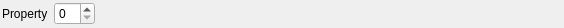
<?xml version="1.0" encoding="UTF-8"?>
<ui version="4.0">
 <class>ConstrainedIntWidget</class>
 <widget class="QFrame" name="ConstrainedIntWidget">
  <property name="geometry">
   <rect>
    <x>0</x>
    <y>0</y>
    <width>564</width>
    <height>28</height>
   </rect>
  </property>
  <property name="windowTitle">
   <string/>
  </property>
  <layout class="QHBoxLayout" name="horizontalLayout_2">
   <property name="leftMargin">
    <number>2</number>
   </property>
   <property name="topMargin">
    <number>2</number>
   </property>
   <property name="rightMargin">
    <number>2</number>
   </property>
   <property name="bottomMargin">
    <number>2</number>
   </property>
   <item>
    <widget class="QLabel" name="label">
     <property name="text">
      <string>Property</string>
     </property>
    </widget>
   </item>
   <item>
    <widget class="QSpinBox" name="spinBox"/>
   </item>
   <item>
    <spacer name="horizontalSpacer">
     <property name="orientation">
      <enum>Qt::Horizontal</enum>
     </property>
     <property name="sizeHint" stdset="0">
      <size>
       <width>40</width>
       <height>20</height>
      </size>
     </property>
    </spacer>
   </item>
  </layout>
 </widget>
 <resources>
  <include location="../../icons/images/Icons.qrc"/>
 </resources>
 <connections/>
</ui>
